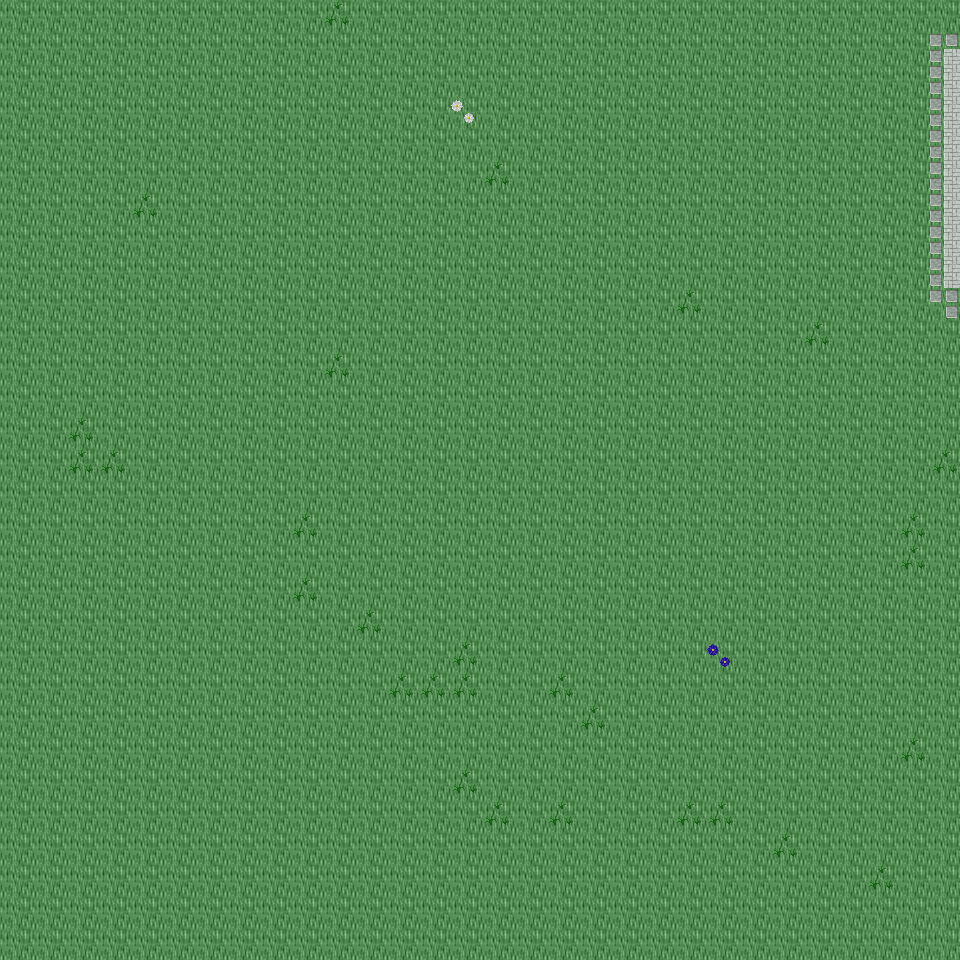

Below is a game level as drawn by its tile map, then a one-line description and the .tmx that defines it (tile-layer data replaced by summaries):
An orthogonal 30x30 tile map with 32x32 px tiles, 6 tile layers (Ground, Object, Object2, Above, ...), 31 tilesets and 3 objects (3x mapExit).

<map version="1.0" orientation="orthogonal" renderorder="right-down" width="30" height="30" tilewidth="32" tileheight="32" nextobjectid="4">
  <tileset firstgid="1" name="tileset_ground_ground" tilewidth="32" tileheight="32" tilecount="33" columns="3">
    <image source="../drawable/tileset_ground_ground.png" width="96" height="352" />
  </tileset>
  <tileset firstgid="34" name="tileset_ground_ice_ice" tilewidth="32" tileheight="32" tilecount="3" columns="3">
    <image source="../drawable/tileset_ground_ice_ice.png" width="96" height="32" />
  </tileset>
  <tileset firstgid="37" name="tileset_plant_grasses" tilewidth="32" tileheight="32" tilecount="6" columns="3">
    <image source="../drawable/tileset_plant_grasses.png" width="96" height="64" />
  </tileset>
  <tileset firstgid="43" name="tileset_plant_flower_daisy_white" tilewidth="32" tileheight="32" tilecount="8" columns="2">
    <image source="../drawable/tileset_plant_flower_daisy_white.png" width="64" height="128" />
  </tileset>
  <tileset firstgid="51" name="tileset_plant_flower_daisy_blue" tilewidth="32" tileheight="32" tilecount="8" columns="2">
    <image source="../drawable/tileset_plant_flower_daisy_blue.png" width="64" height="128" />
  </tileset>
  <tileset firstgid="59" name="tileset_ground_ridge_earth_dark" tilewidth="32" tileheight="32" tilecount="96" columns="12">
    <image source="../drawable/tileset_ground_ridge_earth_dark.png" width="384" height="256" />
  </tileset>
  <tileset firstgid="155" name="tileset_ground_rock_pebbles" tilewidth="32" tileheight="32" tilecount="3" columns="1">
    <image source="../drawable/tileset_ground_rock_pebbles.png" width="32" height="96" />
  </tileset>
  <tileset firstgid="158" name="tileset_ground_grass_edges" tilewidth="32" tileheight="32" tilecount="36" columns="12">
    <image source="../drawable/tileset_ground_grass_edges.png" width="384" height="96" />
  </tileset>
  <tileset firstgid="194" name="tileset_plant_bush_bushes" tilewidth="32" tileheight="32" tilecount="10" columns="5">
    <image source="../drawable/tileset_plant_bush_bushes.png" width="160" height="64" />
  </tileset>
  <tileset firstgid="204" name="tileset_plant_stump_stump_purple" tilewidth="32" tileheight="32" tilecount="4" columns="2">
    <image source="../drawable/tileset_plant_stump_stump_purple.png" width="64" height="64" />
  </tileset>
  <tileset firstgid="208" name="tileset_building_wall_stone" tilewidth="32" tileheight="32" tilecount="12" columns="3">
    <image source="../drawable/tileset_building_wall_stone.png" width="96" height="128" />
  </tileset>
  <tileset firstgid="220" name="tileset_ground_ridge_ice_2" tilewidth="32" tileheight="32" tilecount="42" columns="7">
    <image source="../drawable/tileset_ground_ridge_ice_2.png" width="224" height="192" />
  </tileset>
  <tileset firstgid="262" name="tileset_plant_tree_tree_green" tilewidth="32" tileheight="32" tilecount="88" columns="8">
    <image source="../drawable/tileset_plant_tree_tree_green.png" width="256" height="352" />
  </tileset>
  <tileset firstgid="350" name="tileset_building_window_window_long" tilewidth="32" tileheight="32" tilecount="3" columns="3">
    <image source="../drawable/tileset_building_window_window_long.png" width="96" height="32" />
  </tileset>
  <tileset firstgid="353" name="tileset_building_window_window_right" tilewidth="32" tileheight="32" tilecount="2" columns="2">
    <image source="../drawable/tileset_building_window_window_right.png" width="64" height="32" />
  </tileset>
  <tileset firstgid="355" name="tileset_building_door_door_n" tilewidth="32" tileheight="32" tilecount="6" columns="3">
    <image source="../drawable/tileset_building_door_door_n.png" width="96" height="64" />
  </tileset>
  <tileset firstgid="361" name="tileset_building_door_closed_with_key" tilewidth="32" tileheight="32" tilecount="1" columns="1">
    <image source="../drawable/tileset_building_door_closed_with_key.png" width="32" height="32" />
  </tileset>
  <tileset firstgid="362" name="tileset_ground_ladder_horizontal_dark" tilewidth="32" tileheight="32" tilecount="3" columns="1">
    <image source="../drawable/tileset_ground_ladder_horizontal_dark.png" width="32" height="96" />
  </tileset>
  <tileset firstgid="365" name="tileset_ground_ladder_vertical_dark" tilewidth="32" tileheight="32" tilecount="3" columns="3">
    <image source="../drawable/tileset_ground_ladder_vertical_dark.png" width="96" height="32" />
  </tileset>
  <tileset firstgid="368" name="tileset_building_roof_yellow" tilewidth="32" tileheight="32" tilecount="20" columns="5">
    <image source="../drawable/tileset_building_roof_yellow.png" width="160" height="128" />
  </tileset>
  <tileset firstgid="388" name="tileset_logic_creature_gnome" tilewidth="32" tileheight="32" tilecount="6" columns="6">
    <image source="../drawable/tileset_logic_creature_gnome.png" width="192" height="32" />
  </tileset>
  <tileset firstgid="394" name="tileset_logic_creature_orc" tilewidth="32" tileheight="32" tilecount="6" columns="6">
    <image source="../drawable/tileset_logic_creature_orc.png" width="192" height="32" />
  </tileset>
  <tileset firstgid="400" name="tileset_logic_portal" tilewidth="32" tileheight="32" tilecount="24" columns="8">
    <image source="../drawable/tileset_logic_portal.png" width="256" height="96" />
  </tileset>
  <tileset firstgid="424" name="tileset_logic_creature_animal" tilewidth="32" tileheight="32" tilecount="32" columns="8">
    <image source="../drawable/tileset_logic_creature_animal.png" width="256" height="128" />
  </tileset>
  <tileset firstgid="456" name="tileset_logic_collision" tilewidth="32" tileheight="32" tilecount="1" columns="1">
    <image source="../drawable/tileset_logic_collision.png" width="32" height="32" />
  </tileset>
  <tileset firstgid="457" name="tileset_item_blood_nsew_stains" tilewidth="32" tileheight="32" tilecount="4" columns="2">
    <image source="../drawable/tileset_item_blood_nsew_stains.png" width="64" height="64" />
  </tileset>
  <tileset firstgid="461" name="tileset_item_blood_floor_stain" tilewidth="32" tileheight="32" tilecount="1" columns="1">
    <image source="../drawable/tileset_item_blood_floor_stain.png" width="32" height="32" />
  </tileset>
  <tileset firstgid="462" name="tileset_ground_blue_paving" tilewidth="32" tileheight="32" tilecount="2" columns="1">
    <image source="../drawable/tileset_ground_blue_paving.png" width="32" height="64" />
  </tileset>
  <tileset firstgid="464" name="tileset_ground_green_paving" tilewidth="32" tileheight="32" tilecount="18" columns="3">
    <image source="../drawable/tileset_ground_green_paving.png" width="96" height="192" />
  </tileset>
  <tileset firstgid="482" name="tileset_logic_protection" tilewidth="32" tileheight="32" tilecount="2" columns="2">
    <image source="../drawable/tileset_logic_protection.png" width="64" height="32" />
  </tileset>
  <tileset firstgid="484" name="tileset_logic_creature_fowl" tilewidth="32" tileheight="32" tilecount="6" columns="6">
    <image source="../drawable/tileset_logic_creature_fowl.png" width="192" height="32" />
  </tileset>
  <layer name="Ground" width="30" height="30">
    <data>[900 cells, 900 non-empty, 1 distinct tile ids]</data>
  </layer>
  <layer name="Object" width="30" height="30">
    <data>[900 cells, 40 non-empty, 6 distinct tile ids]</data>
  </layer>
  <layer name="Object2" width="30" height="30">
    <data>[900 cells, 0 non-empty, 0 distinct tile ids]</data>
  </layer>
  <layer name="Above" width="30" height="30">
    <data>[900 cells, 0 non-empty, 0 distinct tile ids]</data>
  </layer>
  <layer name="Above2" width="30" height="30">
    <data>[900 cells, 0 non-empty, 0 distinct tile ids]</data>
  </layer>
  <layer name="Walkable" width="30" height="30">
    <data>[900 cells, 0 non-empty, 0 distinct tile ids]</data>
  </layer>
  <objectgroup name="MapEvents">
    <object id="1" name="north" type="mapExit" x="0" y="0" width="960" height="32">
      <properties>
        <property name="map" value="level_0_x170_y44" />
        <property name="x" value="0" />
        <property name="y" value="28" />
      </properties>
    </object>
    <object id="2" name="south" type="mapExit" x="0" y="928" width="960" height="32">
      <properties>
        <property name="map" value="level_0_x170_y46" />
        <property name="x" value="0" />
        <property name="y" value="1" />
      </properties>
    </object>
    <object id="3" name="east" type="mapExit" x="928" y="0" width="32" height="960">
      <properties>
        <property name="map" value="level_0_x171_y45" />
        <property name="x" value="1" />
        <property name="y" value="0" />
      </properties>
    </object>
  </objectgroup>
</map>
